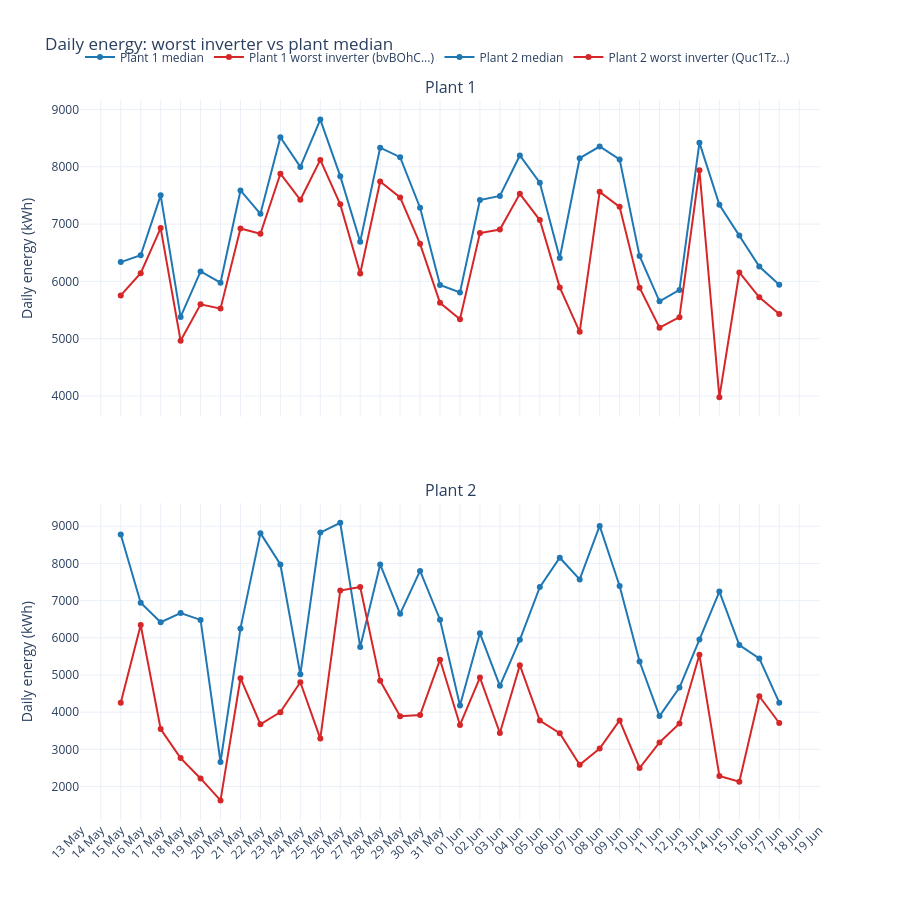

The cell this chart's notebook holds for it:
### Code cell
from plotly.subplots import make_subplots
import plotly.graph_objects as go

# Plot the worst inverter of each plant against the plant median, one subplot per plant stacked vertically
fig = make_subplots(
    rows=2,
    cols=1,
    subplot_titles=["Plant 1", "Plant 2"],
    shared_xaxes=True,
    vertical_spacing=0.12,
)

for row, plant in enumerate(["Plant 1", "Plant 2"], start=1):
    worst = flag_counts.loc[plant].index[0]
    plant_rows = inverter_daily[inverter_daily["PLANT"] == plant]
    median_series = plant_rows.groupby("DATE")["AC_ENERGY_KWH"].median()
    worst_series = plant_rows[plant_rows["SOURCE_KEY"] == worst].set_index("DATE")["AC_ENERGY_KWH"]

    # Plant median as the reference, worst inverter on top of it
    fig.add_trace(
        go.Scatter(
            x=median_series.index,
            y=median_series.values,
            mode="lines+markers",
            name=f"{plant} median",
            line=dict(color="#1F77B4"),
            hovertemplate="%{x|%d %b}<br>Median: %{y:,.0f} kWh",
        ),
        row=row,
        col=1,
    )
    fig.add_trace(
        go.Scatter(
            x=worst_series.index,
            y=worst_series.values,
            mode="lines+markers",
            name=f"{plant} worst inverter ({worst[:6]}...)",
            line=dict(color="#D62728"),
            hovertemplate="%{x|%d %b}<br>Worst: %{y:,.0f} kWh",
        ),
        row=row,
        col=1,
    )

# Same look as the PR chart: white template, one tick per day, unified hover
# Date labels only on the bottom panel since the x axis is shared
fig.update_xaxes(dtick="D1", tickformat="%d %b", tickangle=-45, showticklabels=False, row=1, col=1)
fig.update_xaxes(dtick="D1", tickformat="%d %b", tickangle=-45, row=2, col=1)
fig.update_yaxes(title_text="Daily energy (kWh)")
fig.update_layout(
    title="Daily energy: worst inverter vs plant median",
    template="plotly_white",
    hovermode="x unified",
    legend=dict(orientation="h", y=1.08, x=0),
    height=900,
)

# Mouse wheel zooms, drag pans, double click resets
fig.show(config={"scrollZoom": True})

### Figure 1 — Plotly figure (JSON) as saved in the notebook; plotly's stock layout.template omitted (floating-point values rounded to 4 significant figures)
{"data": [{"hovertemplate": "%{x|%d %b}<br>Median: %{y:,.0f} kWh", "line": {"color": "#1F77B4"}, "mode": "lines+markers", "name": "Plant 1 median", "type": "scatter", "x": ["2020-05-15", "2020-05-16", "2020-05-17", "2020-05-18", "2020-05-19", "2020-05-20", "2020-05-21", "2020-05-22", "2020-05-23", "2020-05-24", "2020-05-25", "2020-05-26", "2020-05-27", "2020-05-28", "2020-05-29", "2020-05-30", "2020-05-31", "2020-06-01", "2020-06-02", "2020-06-03", "2020-06-04", "2020-06-05", "2020-06-06", "2020-06-07", "2020-06-08", "2020-06-09", "2020-06-10", "2020-06-11", "2020-06-12", "2020-06-13", "2020-06-14", "2020-06-15", "2020-06-16", "2020-06-17"], "xaxis": "x", "y": [6337.0, 6456.0, 7501.0, 5379.0, 6174.0, 5977.0, 7587.0, 7179.0, 8515.0, 7998.0, 8823.0, 7836.0, 6693.0, 8334.0, 8167.0, 7286.0, 5937.0, 5806.0, 7418.0, 7491.0, 8197.0, 7721.0, 6408.0, 8150.0, 8353.0, 8129.0, 6443.0, 5652.0, 5850.0, 8420.0, 7337.0, 6799.0, 6259.0, 5940.0], "yaxis": "y"}, {"hovertemplate": "%{x|%d %b}<br>Worst: %{y:,.0f} kWh", "line": {"color": "#D62728"}, "mode": "lines+markers", "name": "Plant 1 worst inverter (bvBOhC...)", "type": "scatter", "x": ["2020-05-15", "2020-05-16", "2020-05-17", "2020-05-18", "2020-05-19", "2020-05-20", "2020-05-21", "2020-05-22", "2020-05-23", "2020-05-24", "2020-05-25", "2020-05-26", "2020-05-27", "2020-05-28", "2020-05-29", "2020-05-30", "2020-05-31", "2020-06-01", "2020-06-02", "2020-06-03", "2020-06-04", "2020-06-05", "2020-06-06", "2020-06-07", "2020-06-08", "2020-06-09", "2020-06-10", "2020-06-11", "2020-06-12", "2020-06-13", "2020-06-14", "2020-06-15", "2020-06-16", "2020-06-17"], "xaxis": "x", "y": [5756.0, 6144.0, 6930.0, 4964.0, 5600.0, 5525.0, 6922.0, 6831.0, 7879.0, 7424.0, 8120.0, 7344.0, 6136.0, 7744.0, 7465.0, 6655.0, 5626.0, 5339.0, 6843.0, 6904.0, 7527.0, 7071.0, 5895.0, 5120.0, 7562.0, 7301.0, 5890.0, 5192.0, 5376.0, 7939.0, 3979.0, 6156.0, 5722.0, 5429.0], "yaxis": "y"}, {"hovertemplate": "%{x|%d %b}<br>Median: %{y:,.0f} kWh", "line": {"color": "#1F77B4"}, "mode": "lines+markers", "name": "Plant 2 median", "type": "scatter", "x": ["2020-05-15", "2020-05-16", "2020-05-17", "2020-05-18", "2020-05-19", "2020-05-20", "2020-05-21", "2020-05-22", "2020-05-23", "2020-05-24", "2020-05-25", "2020-05-26", "2020-05-27", "2020-05-28", "2020-05-29", "2020-05-30", "2020-05-31", "2020-06-01", "2020-06-02", "2020-06-03", "2020-06-04", "2020-06-05", "2020-06-06", "2020-06-07", "2020-06-08", "2020-06-09", "2020-06-10", "2020-06-11", "2020-06-12", "2020-06-13", "2020-06-14", "2020-06-15", "2020-06-16", "2020-06-17"], "xaxis": "x2", "y": [8777.0, 6941.0, 6419.0, 6665.0, 6481.0, 2660.0, 6253.0, 8814.0, 7972.0, 5017.0, 8829.0, 9093.0, 5756.0, 7972.0, 6644.0, 7799.0, 6487.0, 4178.0, 6120.0, 4710.0, 5945.0, 7363.0, 8153.0, 7569.0, 9009.0, 7393.0, 5364.0, 3894.0, 4663.0, 5953.0, 7245.0, 5807.0, 5445.0, 4255.0], "yaxis": "y2"}, {"hovertemplate": "%{x|%d %b}<br>Worst: %{y:,.0f} kWh", "line": {"color": "#D62728"}, "mode": "lines+markers", "name": "Plant 2 worst inverter (Quc1Tz...)", "type": "scatter", "x": ["2020-05-15", "2020-05-16", "2020-05-17", "2020-05-18", "2020-05-19", "2020-05-20", "2020-05-21", "2020-05-22", "2020-05-23", "2020-05-24", "2020-05-25", "2020-05-26", "2020-05-27", "2020-05-28", "2020-05-29", "2020-05-30", "2020-05-31", "2020-06-01", "2020-06-02", "2020-06-03", "2020-06-04", "2020-06-05", "2020-06-06", "2020-06-07", "2020-06-08", "2020-06-09", "2020-06-10", "2020-06-11", "2020-06-12", "2020-06-13", "2020-06-14", "2020-06-15", "2020-06-16", "2020-06-17"], "xaxis": "x2", "y": [4250.0, 6344.0, 3547.0, 2765.0, 2218.0, 1627.0, 4913.0, 3675.0, 4001.0, 4804.0, 3291.0, 7270.0, 7367.0, 4842.0, 3892.0, 3923.0, 5411.0, 3657.0, 4932.0, 3440.0, 5264.0, 3774.0, 3434.0, 2587.0, 3021.0, 3779.0, 2498.0, 3185.0, 3696.0, 5543.0, 2284.0, 2131.0, 4429.0, 3709.0], "yaxis": "y2"}], "layout": {"annotations": [{"font": {"size": 16}, "showarrow": false, "text": "Plant 1", "x": 0.5, "xanchor": "center", "xref": "paper", "y": 1, "yanchor": "bottom", "yref": "paper"}, {"font": {"size": 16}, "showarrow": false, "text": "Plant 2", "x": 0.5, "xanchor": "center", "xref": "paper", "y": 0.44, "yanchor": "bottom", "yref": "paper"}], "height": 900, "hovermode": "x unified", "legend": {"orientation": "h", "x": 0, "y": 1.08}, "title": {"text": "Daily energy: worst inverter vs plant median"}, "xaxis": {"anchor": "y", "domain": [0, 1], "dtick": "D1", "matches": "x2", "showticklabels": false, "tickangle": -45, "tickformat": "%d %b"}, "xaxis2": {"anchor": "y2", "domain": [0, 1], "dtick": "D1", "tickangle": -45, "tickformat": "%d %b"}, "yaxis": {"anchor": "x", "domain": [0.56, 1], "title": {"text": "Daily energy (kWh)"}}, "yaxis2": {"anchor": "x2", "domain": [0, 0.44], "title": {"text": "Daily energy (kWh)"}}}}
